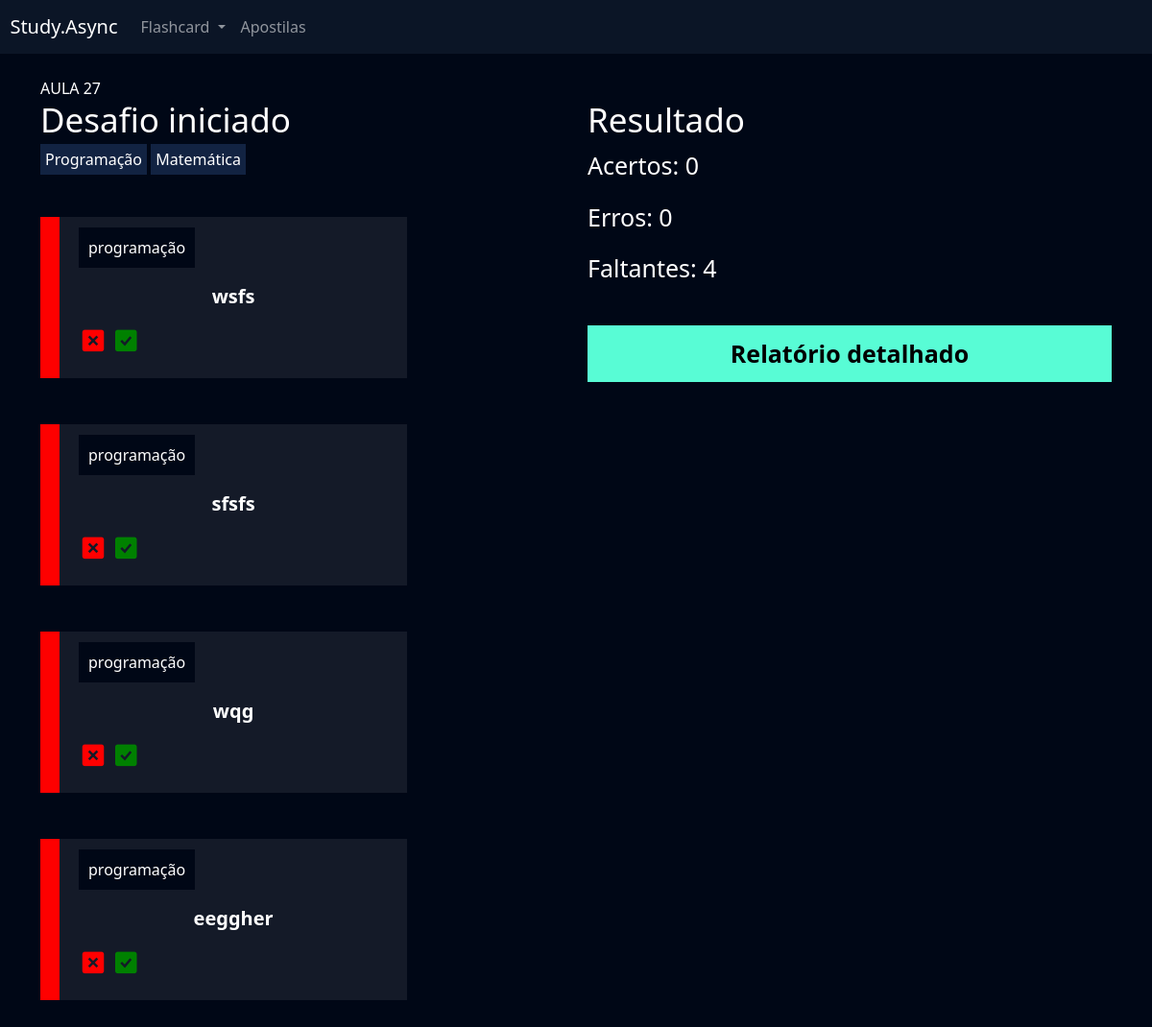
/flashcard/desafio/9/ (signed in), run on an earlier commit of the app's database.
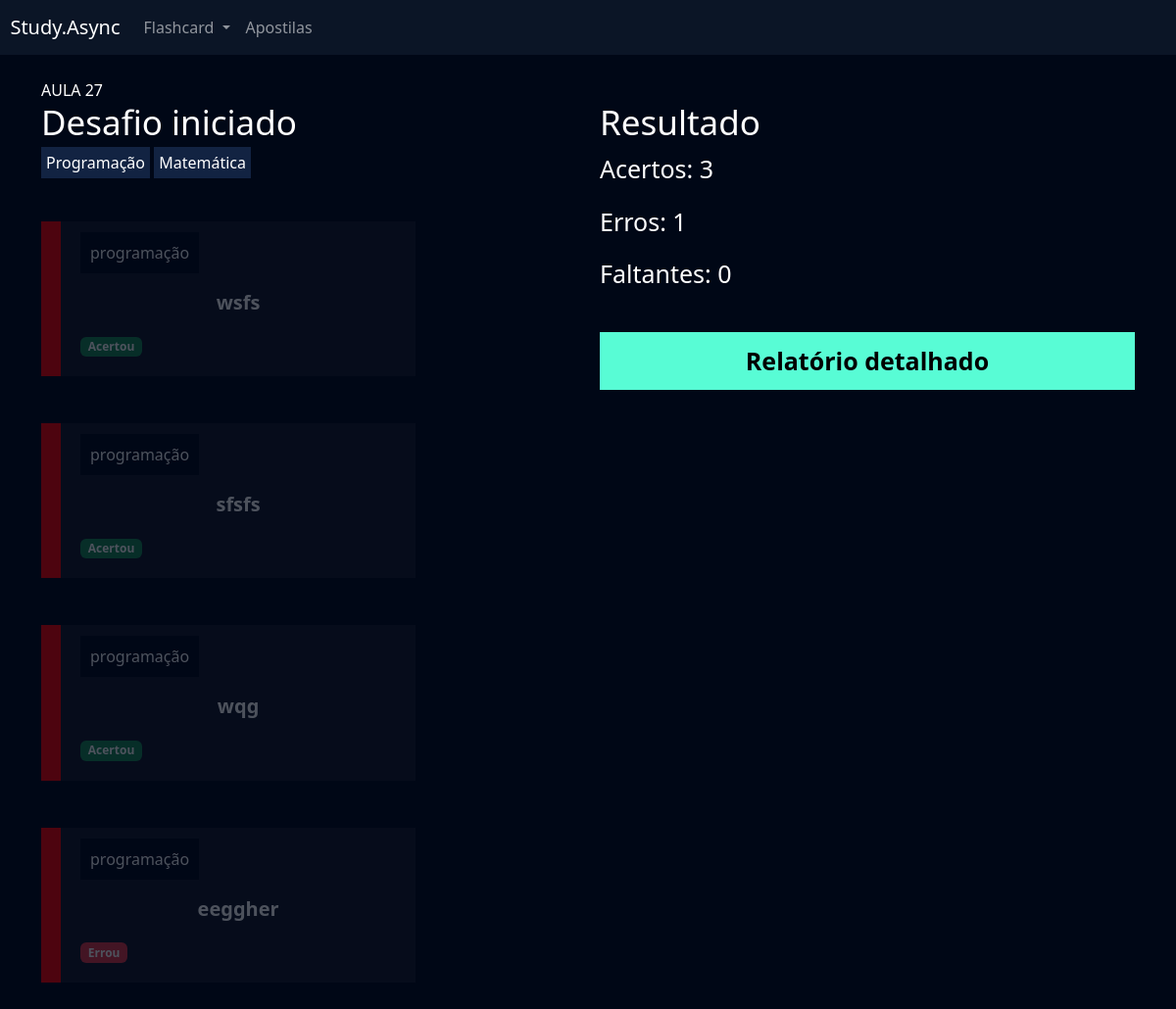
And on a later commit of the database.
### flashcard/models.py (models this page shows, shortened)
class FlashcardDesafio(models.Model):
    flashcard = models.ForeignKey(Flashcard, on_delete=models.DO_NOTHING)
    respondido = models.BooleanField(default=False)
    acertou = models.BooleanField(default=False)

class Flashcard(models.Model):
    DIFICULDADE_CHOICES = (('D', 'Difícil'), ('M', 'Médio'), ('F', 'Fácil'))
    user = models.ForeignKey(User, on_delete=models.DO_NOTHING)
    pergunta = models.CharField(max_length=100)
    resposta = models.TextField()
    categoria = models.ForeignKey(Categoria, on_delete=models.DO_NOTHING)
    dificuldade = models.CharField(max_length=1, choices=DIFICULDADE_CHOICES)
    @property
    def css_dificuldade(self):
        if self.dificuldade == 'F':
            return 'flashcard-facil'
        elif self.dificuldade == 'M':
            return 'flashcard-medio'
        elif self.dificuldade == 'D':
            return 'flashcard-dificil'

class Categoria(models.Model):
    nome = models.CharField(max_length=20)
    def __str__(self):
        return self.nome

### flashcard/views.py (the view)
# urls.py: path('desafio/<int:id>/', views.desafio, name='desafio'),
def desafio(request, id):
    desafio = Desafio.objects.get(id=id)
    if not desafio.user == request.user:
        raise Http404()
    if request.method == 'GET':
        acertos = desafio.flashcards.filter(respondido=True).filter(acertou=True).count()
        erros = desafio.flashcards.filter(respondido=True).filter(acertou=False).count()
        faltantes = desafio.flashcards.filter(respondido=False).count()
        return render(request,'desafio.html',{'desafio': desafio,'acertos':acertos,'erros':erros,'faltantes':faltantes})

### flashcard/templates/desafio.html (shortened to what this page needs)
{% extends "base.html" %}
{% load static %}
{% block 'cabecalho' %}
<link href="{% static 'usuarios/css/cadastro.css' %}" rel="stylesheet">
<link href="{% static 'flashcard/css/novo_flashcard.css' %}" rel="stylesheet">
<link href="{% static 'flashcard/css/iniciar_desafio.css' %}" rel="stylesheet">
<link href="{% static 'flashcard/css/desafio.css' %}" rel="stylesheet">
<link href='https://unpkg.com/boxicons@2.1.4/css/boxicons.min.css' rel='stylesheet'>
{% endblock 'cabecalho' %}
{% block 'conteudo' %}
<div class="container">
    <br>
    AULA 27<br>
    <div class="row">
        <div class="col-md">
            <h3 class="fonte-secundaria">Desafio iniciado</h3>
            <span class="badge-categoria">Programação</span>
            <span class="badge-categoria">Matemática</span>
            <br>
            <br>
            <br>
            {% for flash in desafio.flashcards.all %}
            <div class="box-new-flashcard {% if flash.respondido%}op2{% endif %}">
                <div class="flashcard {{flash.flashcard.css_dificuldade}}">
                    <div class="flashcard-categoria">
                        {{flash.flashcard.categoria}}
                    </div>
                    <br>
                    <br>
                    <div class="flashcard-box-item" onclick="flip_card({{flash.id}})">
                        <p class="flashcard-item">{{flash.flashcard.pergunta}}</p>
                    </div>
                    {% if not flash.respondido %}
                    <div class="responder">
                        <a href="{% url 'responder_flashcard' flash.id %}?acertou=0&desafio_id={{desafio.id}}"><i class='bx bxs-x-square icone-vermelho'></i></a>
                        <a href="{% url 'responder_flashcard' flash.id %}?acertou=1&desafio_id={{desafio.id}}"><i class='bx bxs-check-square icone-verde' ></i></a>
                    </div>
                    {% else %}
                    {% if flash.acertou %}
                    <span class="badge bg-success">Acertou</span>
                    {% else %}
                    <span class="badge bg-danger">Errou</span>
                    {% endif%}
                    {% endif %}
                </div>
            </div>
            <br>
            <br>
            {% endfor %}
        </div>
        <div class="col-md">
            <h3 class="fonte-secundaria">Resultado</h3>
                <p class="fonte-p">Acertos: {{acertos}}</p>
                <p class="fonte-p">Erros: {{erros}}</p>
                <p class="fonte-p">Faltantes: {{faltantes}}</p>
            <br>
            <a class="btn-cadastro btn-desafio" href="{% url 'relatorio' desafio.id %}">Relatório detalhado</a>
        </div>
    </div>
</div>
{% endblock 'conteudo' %}

What changed in the data, as far as the page shows it:
changed FlashcardDesafio "wsfs": now shows "Acertou"
changed FlashcardDesafio "sfsfs": now shows "Acertou"
changed FlashcardDesafio "wqg": now shows "Acertou"
changed FlashcardDesafio "eeggher": now shows "Errou"
Also different on the page:
{{ acertos }}: "0" → "3"
{{ erros }}: "0" → "1"
{{ faltantes }}: "4" → "0"
